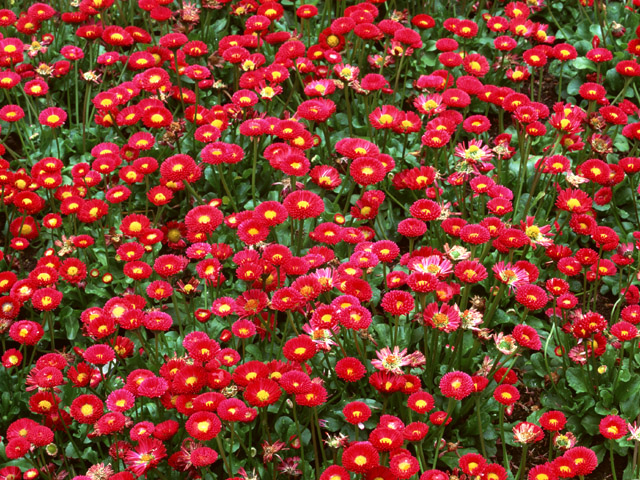
//> input picture sampleprogram/04/04-02-a.jpg, 640 x 480 px
$ ./04-01   (built with g++ and OpenCV 4)
//> lines starting //> are read from the running program, lines starting //| are printed output that depends on the picture; after the words box and inside, x2 and y2 are one past the last pixel; in counts of white or black regions, pixels touching at a corner belong together
#define _CRT_SECURE_NO_WARNINGS
#include <iostream>
#include <string>
#include <opencv2/opencv.hpp>
std::string win_src = "src";
std::string win_template = "template";
std::string win_minmax = "minmax";
std::string win_dst = "dst";

int main()
{
  cv::Mat img_src = cv::imread("./04-02-a.jpg", 1);
//> img_src is the input picture: 480 rows x 640 cols, CV_8UC3; mean B, G, R 46.4, 64.2, 133.9
  cv::Mat img_template = cv::imread("./04-02-b.jpg", 1);
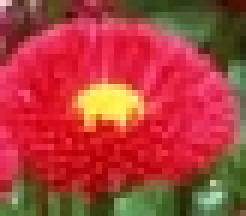
//> input picture sampleprogram/04/04-02-b.jpg, 41 x 36 px (shown 6 times larger)
//> img_template is the input picture: 36 rows x 41 cols, CV_8UC3; mean B, G, R 58.4, 61.9, 173.7
  cv::Mat img_minmax, img_dst;

  if (!img_src.data || !img_template.data) {
    std::cout << "error" << std::endl;
    return -1;
  }

  img_src.copyTo(img_dst);

  // テンプレートマッチング
  cv::matchTemplate(img_src, img_template, img_minmax, cv::TM_CCOEFF_NORMED);
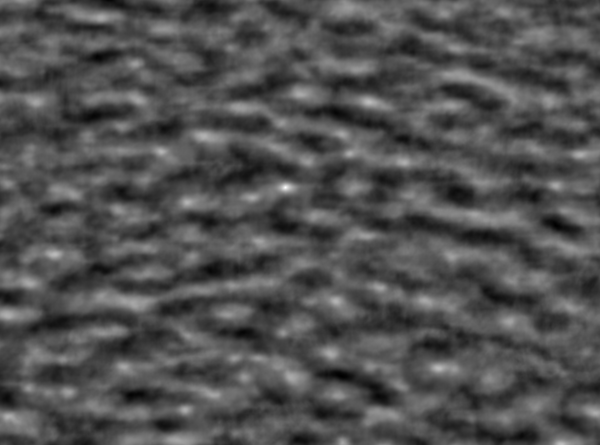
//> img_minmax: 445 rows x 600 cols, CV_32FC1; min -0.461, max 0.988, mean -0.000468; drawn with min black and max white

  // 最大位置に矩形描画
  cv::Point min_pt, max_pt;
  double min_val, max_val;
  cv::minMaxLoc(img_minmax, &min_val, &max_val, &min_pt, &max_pt);
//> min_val = -0.461; max_val = 0.988; min_pt = Point(341, 376); max_pt = Point(285, 187)
  cv::rectangle(img_dst, cv::Rect(max_pt.x, max_pt.y, img_template.cols, img_template.rows), cv::Scalar(255, 255, 255), 10);
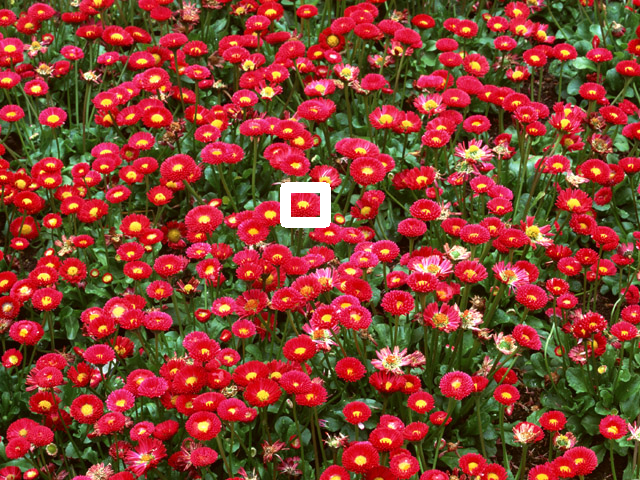
//> img_dst: 480 rows x 640 cols, CV_8UC3; 0.52% of pixels changed, all inside (x1, y1, x2, y2) = (280, 182, 331, 228)

  // ウインドウ生成
  cv::namedWindow(win_src, cv::WINDOW_AUTOSIZE);
  cv::namedWindow(win_template, cv::WINDOW_AUTOSIZE);
  cv::namedWindow(win_minmax, cv::WINDOW_AUTOSIZE);
  cv::namedWindow(win_dst, cv::WINDOW_AUTOSIZE);

  // 表示
  cv::imshow(win_src, img_src);
  cv::imshow(win_template, img_template);
  cv::imshow(win_minmax, img_minmax);
  cv::imshow(win_dst, img_dst);

  cv::waitKey(0);

  return 0;
}
